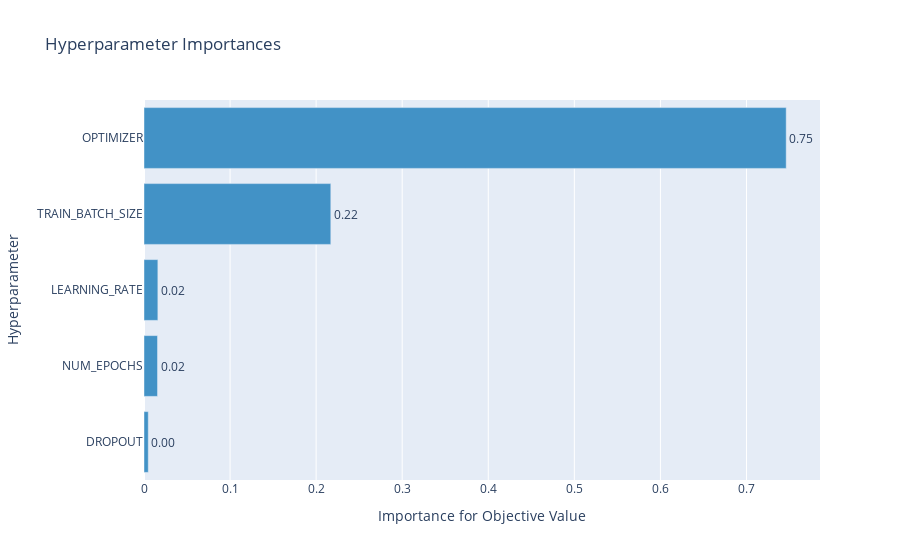

The code cell stored with this chart in its notebook:
### Markdown cell above
#### Hyper-parameters were important and how did they influence your results?
> From the results of the hyper parameter tuning we can summarize and visualize in the plot below that for our network, **choice of optimizer had significance importance on our objective value (recall_scores)**. Adam was able to display good results and just within 5 epochs with a learning rate of around 0.002, we were able to reach more than 0.79 recall score.

### Code cell
plot_param_importances(analysis_study)

### Figure 1 — Plotly figure (JSON) as saved in the notebook; plotly's stock layout.template omitted (floating-point values rounded to 4 significant figures)
{"data": [{"cliponaxis": false, "hovertemplate": ["DROPOUT (CategoricalDistribution): 0.004970557892755552<extra></extra>", "NUM_EPOCHS (CategoricalDistribution): 0.01571855379583892<extra></extra>", "LEARNING_RATE (LogUniformDistribution): 0.016113898636704996<extra></extra>", "TRAIN_BATCH_SIZE (CategoricalDistribution): 0.21703935637412008<extra></extra>", "OPTIMIZER (CategoricalDistribution): 0.7461576333005805<extra></extra>"], "marker": {"color": "rgb(66,146,198)"}, "orientation": "h", "text": ["0.004970557892755552", "0.01571855379583892", "0.016113898636704996", "0.21703935637412008", "0.7461576333005805"], "textposition": "outside", "texttemplate": "%{text:.2f}", "type": "bar", "x": [0.004971, 0.01572, 0.01611, 0.217, 0.7462], "y": ["DROPOUT", "NUM_EPOCHS", "LEARNING_RATE", "TRAIN_BATCH_SIZE", "OPTIMIZER"]}], "layout": {"autosize": true, "showlegend": false, "title": {"text": "Hyperparameter Importances"}, "xaxis": {"autorange": true, "range": [0, 0.7854], "title": {"text": "Importance for Objective Value"}, "type": "linear"}, "yaxis": {"autorange": true, "range": [-0.5, 4.5], "title": {"text": "Hyperparameter"}, "type": "category"}}}
